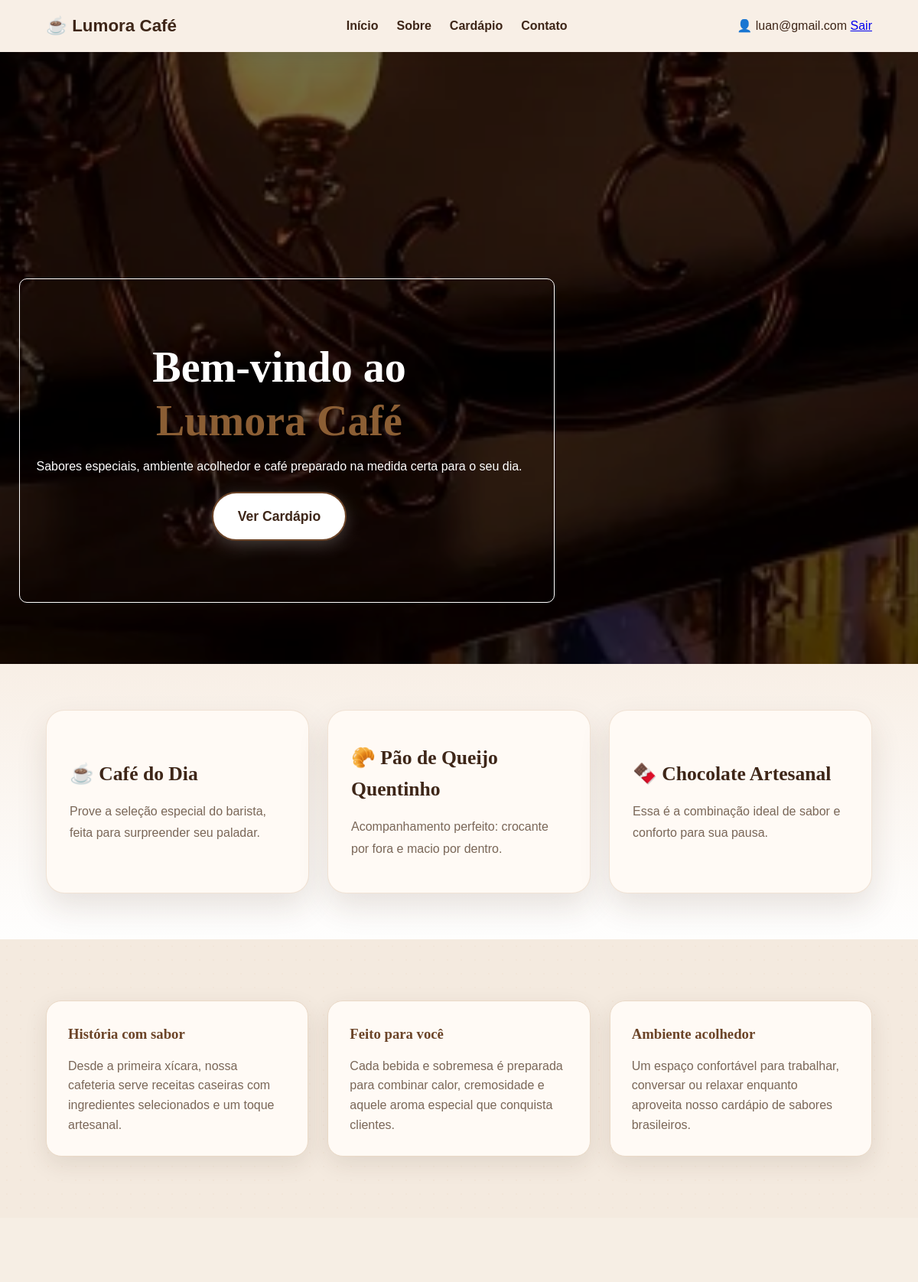
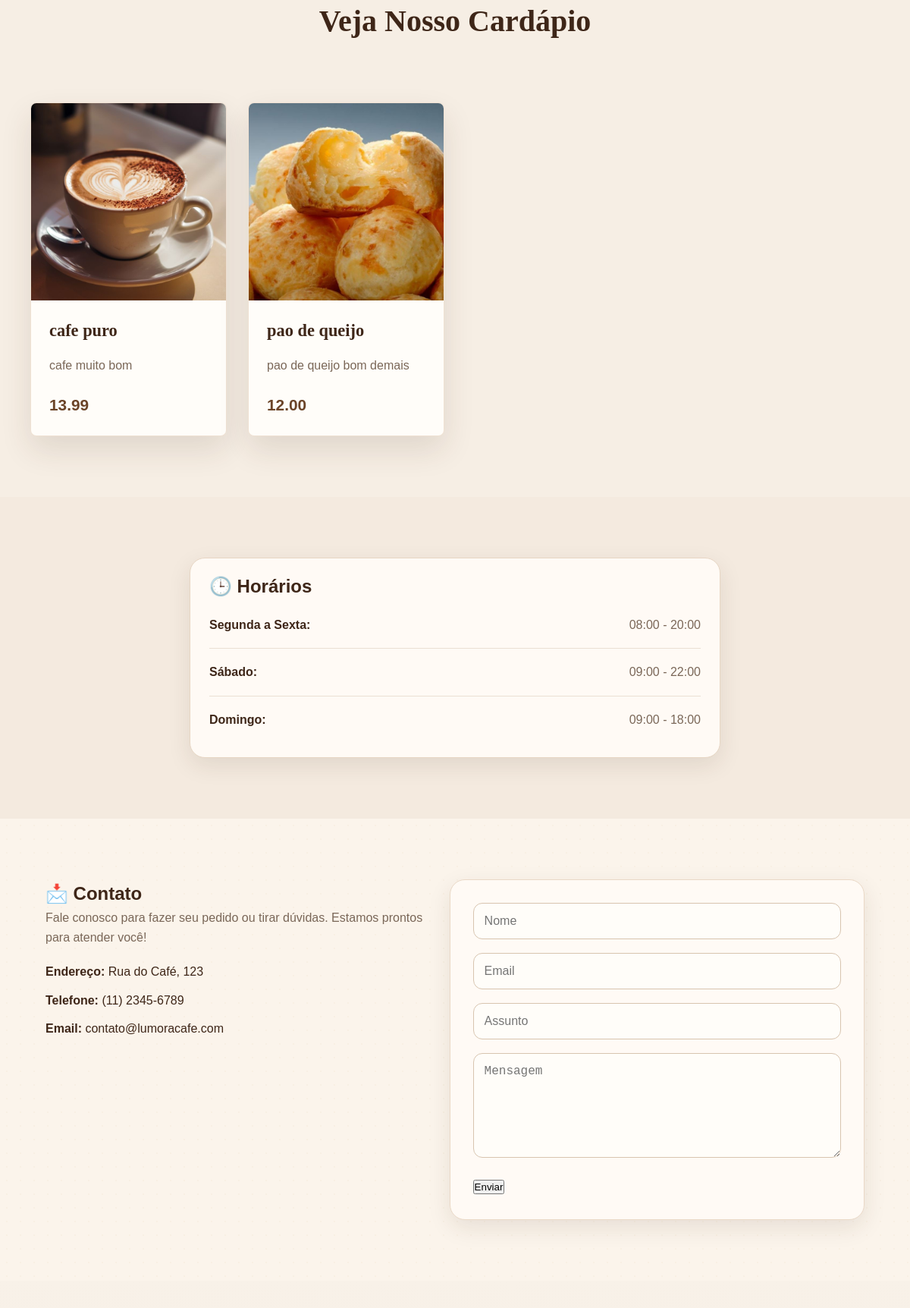
Page /index.php (signed in, upper part) on the committed database (2 pictures, top to bottom).
### tables this page shows
CREATE TABLE `produtos` (
  `id` int(11) NOT NULL,
  `nome` varchar(150) NOT NULL,
  `descricao` text DEFAULT NULL,
  `preco` decimal(10,2) NOT NULL,
  `imagem` varchar(255) DEFAULT NULL,
  `icone` varchar(10) DEFAULT NULL,
  `criado_em` timestamp NOT NULL DEFAULT current_timestamp()
);

### index.php (the view, shortened to what this page needs)
<?php
require "conexao.php";
$usuario = $_SESSION["usuario"];
$sql = "SELECT * FROM produtos";
$stmt = $conn->query($sql);
$cardapio = $stmt->fetch_all(MYSQLI_ASSOC);
$horarios = [
    "Segunda a Sexta" => "08:00 - 20:00",
    "Sábado" => "09:00 - 22:00",
    "Domingo" => "09:00 - 18:00"
];
?>
<!DOCTYPE html>
<html lang="pt-BR">
<head>
    <link rel="stylesheet" href="./styles.css/styles.css">
    <link
        rel="stylesheet"
        href="https://cdn.jsdelivr.net/npm/swiper@12/swiper-bundle.min.css" />
</head>
<body>
    <header class="topo">
        <div class="container navbar">
            <a href="#inicio" class="logo">
                ☕ Lumora Café
            </a>
            <nav>
                <ul class="menu">
                    <li><a href="#inicio">Início</a></li>
                    <li><a href="#sobre">Sobre</a></li>
                    <li><a href="#cardapio">Cardápio</a></li>
                    <li><a href="#contato">Contato</a></li>
                </ul>
            </nav>
            <div>
                👤 <?= htmlspecialchars($usuario) ?>
                <a href="logout.php" class="btn-logout">Sair</a>
            </div>
        </div>
    </header>
    <section id="inicio" class="welcome">
        <div class="welcome-box">
            <h2>Bem-vindo ao <span>Lumora Café</span></h2>
            <p>Sabores especiais, ambiente acolhedor e café preparado na medida certa para o seu dia.</p>
            <a href="#cardapio" class="btn-welcome">Ver Cardápio</a>
        </div>
    </section>
    <section id="destaques">
        <div class="grid">
            <div class="card">
                <h3>☕ Café do Dia</h3>
                <p>Prove a seleção especial do barista, feita para surpreender seu paladar.</p>
            </div>
            <div class="card">
                <h3>🥐 Pão de Queijo Quentinho</h3>
                <p>Acompanhamento perfeito: crocante por fora e macio por dentro.</p>
            </div>
            <div class="card">
                <h3>🍫 Chocolate Artesanal</h3>
                <p>Essa é a combinação ideal de sabor e conforto para sua pausa.</p>
            </div>
        </div>
    </section>
    <section class="sobre" id="sobre">
        <div class="container sobre-grid">
            <div class="sobre-card">
                <h3>História com sabor</h3>
                <p>Desde a primeira xícara, nossa cafeteria serve receitas caseiras com ingredientes selecionados e um toque artesanal.</p>
            </div>
            <div class="sobre-card">
                <h3>Feito para você</h3>
                <p>Cada bebida e sobremesa é preparada para combinar calor, cremosidade e aquele aroma especial que conquista clientes.</p>
            </div>
            <div class="sobre-card">
                <h3>Ambiente acolhedor</h3>
                <p>Um espaço confortável para trabalhar, conversar ou relaxar enquanto aproveita nosso cardápio de sabores brasileiros.</p>
            </div>
        </div>
    </section>
    <section id="cardapio">
        <h2>Veja Nosso Cardápio</h2>
        <div class="grid">
            <?php foreach ($cardapio as $item): ?>
                <div class="card">
                    <img class="img-cafe" src="<?= $item['imagem'] ?>">
                    <h3><?= $item['icone'] ?> <?= $item['nome'] ?></h3>
                    <p><?= $item['descricao'] ?></p>
                    <b><?= $item['preco'] ?></b>
                </div>
            <?php endforeach; ?>
        </div>
    </section>
    <section class="horarios">
        <div class="container horarios-box">
            <h2>🕒 Horários</h2>
            <?php foreach ($horarios as $dia => $hora): ?>
                <div class="linha-horario">
                    <strong><?= $dia ?>:</strong>
                    <span><?= $hora ?></span>
                </div>
            <?php endforeach; ?>
        </div>
    </section>
    <section id="contato" class="contato">
        <div class="container contato-grid">
            <div class="contato-info">
                <h2>📩 Contato</h2>
                <p>Fale conosco para fazer seu pedido ou tirar dúvidas. Estamos prontos para atender você!</p>
                <ul class="lista-contato">
                    <li><strong>Endereço:</strong> Rua do Café, 123</li>
                    <li><strong>Telefone:</strong> (11) 2345-6789</li>
                    <li><strong>Email:</strong> contato@lumoracafe.com</li>
                </ul>
            </div>
            <div class="form-box">
                <form method="POST">
                    <div class="campo">
                        <input name="nome" placeholder="Nome" required>
                    </div>
                    <div class="campo">
                        <input name="email" placeholder="Email" type="email" required>
                    </div>
                    <div class="campo">
                        <input name="assunto" placeholder="Assunto" required>
                    </div>
                    <div class="campo">
                        <textarea name="mensagem" placeholder="Mensagem" rows="6" required></textarea>
                    </div>
                    <button type="submit">Enviar</button>
                </form>
            </div>
        </div>
    </section>
    <section class="depoimentos">
    </section>
</body>
</html>

### rows in the picture
produtos: imagem (picture), nome "cafe puro", descricao "cafe muito bom", preco "13.99"
produtos: imagem (picture), nome "pao de queijo", descricao "pao de queijo bom demais", preco "12.00"

### other values in the picture
$usuario "luan@gmail.com"
$dia "Segunda a Sexta"
$hora "08:00 - 20:00"
$dia "Sábado"
$hora "09:00 - 22:00"
$dia "Domingo"
$hora "09:00 - 18:00"
